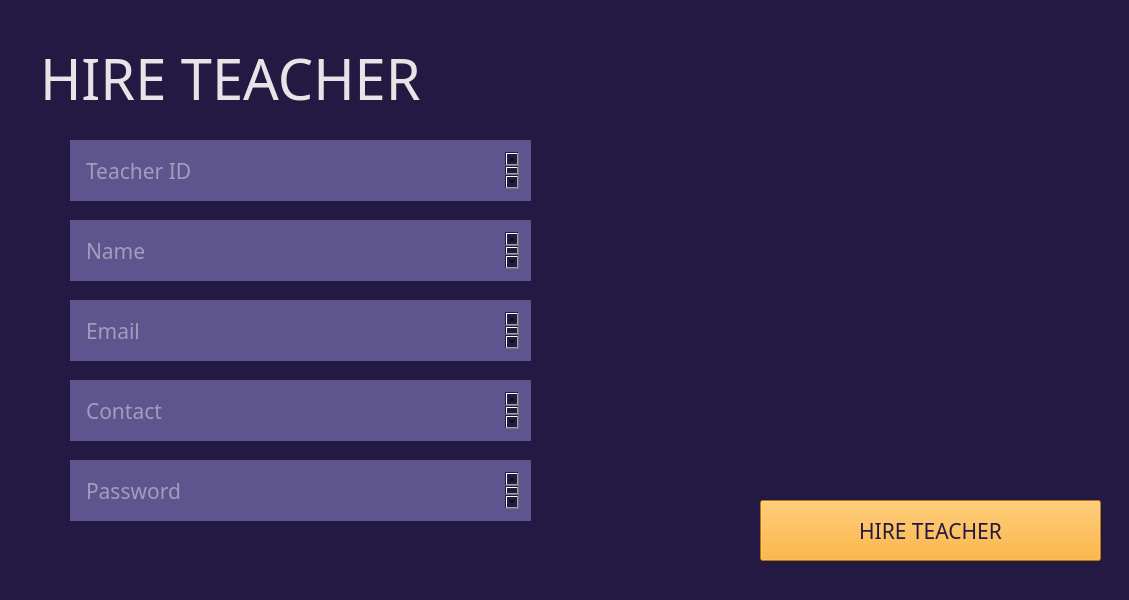
<?xml version="1.0" encoding="UTF-8"?>
<ui version="4.0">
 <class>Form</class>
 <widget class="QWidget" name="Form">
  <property name="geometry">
   <rect>
    <x>0</x>
    <y>0</y>
    <width>1129</width>
    <height>600</height>
   </rect>
  </property>
  <property name="windowTitle">
   <string>Form</string>
  </property>
  <property name="styleSheet">
   <string notr="true">background-color: rgb(35, 25, 66);</string>
  </property>
  <widget class="QLabel" name="label_2">
   <property name="geometry">
    <rect>
     <x>40</x>
     <y>40</y>
     <width>613</width>
     <height>77</height>
    </rect>
   </property>
   <property name="font">
    <font>
     <family>Montserrat ExtraBold</family>
     <pointsize>42</pointsize>
    </font>
   </property>
   <property name="styleSheet">
    <string notr="true">background:None;
color: rgb(229, 229, 229);
image:None;
</string>
   </property>
   <property name="text">
    <string>HIRE TEACHER</string>
   </property>
   <property name="alignment">
    <set>Qt::AlignJustify|Qt::AlignVCenter</set>
   </property>
  </widget>
  <widget class="QTextEdit" name="eid_4">
   <property name="geometry">
    <rect>
     <x>70</x>
     <y>380</y>
     <width>461</width>
     <height>61</height>
    </rect>
   </property>
   <property name="font">
    <font>
     <family>Montserrat</family>
     <pointsize>16</pointsize>
     <weight>50</weight>
     <italic>false</italic>
     <bold>false</bold>
    </font>
   </property>
   <property name="styleSheet">
    <string notr="true">background-color: rgb(94, 84, 142);
border: None;
padding:12px;
color: rgb(229, 229, 229);
font: 16pt &quot;Montserrat&quot;;</string>
   </property>
   <property name="placeholderText">
    <string>Contact</string>
   </property>
  </widget>
  <widget class="QTextEdit" name="eid">
   <property name="geometry">
    <rect>
     <x>70</x>
     <y>140</y>
     <width>461</width>
     <height>61</height>
    </rect>
   </property>
   <property name="font">
    <font>
     <family>Montserrat</family>
     <pointsize>16</pointsize>
     <weight>50</weight>
     <italic>false</italic>
     <bold>false</bold>
    </font>
   </property>
   <property name="styleSheet">
    <string notr="true">background-color: rgb(94, 84, 142);
border: None;
padding:12px;
color: rgb(229, 229, 229);
font: 16pt &quot;Montserrat&quot;;</string>
   </property>
   <property name="placeholderText">
    <string>Teacher ID</string>
   </property>
  </widget>
  <widget class="QTextEdit" name="eid_2">
   <property name="geometry">
    <rect>
     <x>70</x>
     <y>220</y>
     <width>461</width>
     <height>61</height>
    </rect>
   </property>
   <property name="font">
    <font>
     <family>Montserrat</family>
     <pointsize>16</pointsize>
     <weight>50</weight>
     <italic>false</italic>
     <bold>false</bold>
    </font>
   </property>
   <property name="styleSheet">
    <string notr="true">background-color: rgb(94, 84, 142);
border: None;
padding:12px;
color: rgb(229, 229, 229);
font: 16pt &quot;Montserrat&quot;;</string>
   </property>
   <property name="placeholderText">
    <string>Name</string>
   </property>
  </widget>
  <widget class="QTextEdit" name="eid_3">
   <property name="geometry">
    <rect>
     <x>70</x>
     <y>300</y>
     <width>461</width>
     <height>61</height>
    </rect>
   </property>
   <property name="font">
    <font>
     <family>Montserrat</family>
     <pointsize>16</pointsize>
     <weight>50</weight>
     <italic>false</italic>
     <bold>false</bold>
    </font>
   </property>
   <property name="styleSheet">
    <string notr="true">background-color: rgb(94, 84, 142);
border: None;
padding:12px;
color: rgb(229, 229, 229);
font: 16pt &quot;Montserrat&quot;;</string>
   </property>
   <property name="placeholderText">
    <string>Email</string>
   </property>
  </widget>
  <widget class="QTextEdit" name="eid_5">
   <property name="geometry">
    <rect>
     <x>70</x>
     <y>460</y>
     <width>461</width>
     <height>61</height>
    </rect>
   </property>
   <property name="font">
    <font>
     <family>Montserrat</family>
     <pointsize>16</pointsize>
     <weight>50</weight>
     <italic>false</italic>
     <bold>false</bold>
    </font>
   </property>
   <property name="styleSheet">
    <string notr="true">background-color: rgb(94, 84, 142);
border: None;
padding:12px;
color: rgb(229, 229, 229);
font: 16pt &quot;Montserrat&quot;;</string>
   </property>
   <property name="placeholderText">
    <string>Password</string>
   </property>
  </widget>
  <widget class="QPushButton" name="start">
   <property name="geometry">
    <rect>
     <x>760</x>
     <y>500</y>
     <width>341</width>
     <height>61</height>
    </rect>
   </property>
   <property name="font">
    <font>
     <family>Montserrat SemiBold</family>
     <pointsize>16</pointsize>
    </font>
   </property>
   <property name="styleSheet">
    <string notr="true"> background-color: rgb(252, 163, 17);
color: rgb(35, 25, 66);
image: None;</string>
   </property>
   <property name="text">
    <string>HIRE TEACHER</string>
   </property>
  </widget>
 </widget>
 <resources/>
 <connections/>
</ui>
